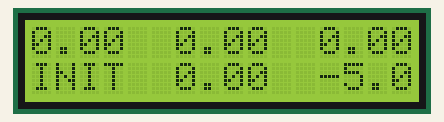
The sketch below on a simulated Arduino Uno, built with avr-gcc and run on an emulated ATmega328P. On the bench: 16×2 character LCD.

Above: at 0.21 s.
At 4.74 s:
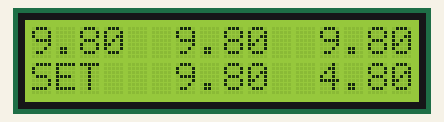
At 9.27 s:
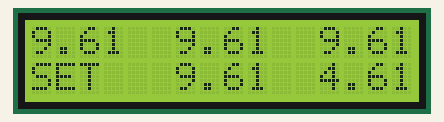
At 20.15 s:
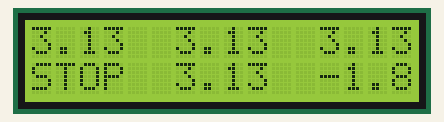
At 30.73 s:
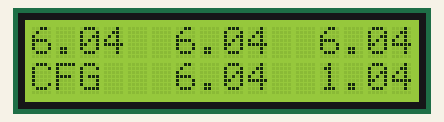
At 39.79 s:
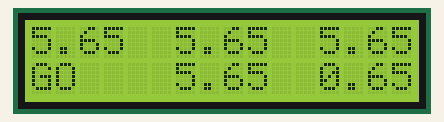

The sketch:

TestLCD.ino
```cpp
/*
 * TestLCD
 *
 * Test the LCD within the CrazyCars Prototype Board
 * @author: Bernhard Wallisch
 *
 * LCD-Test sample is derived from https://funduino.de/nr-13-lcd-display
 * Wiring see TestLCD_Wiring.png:
 */

#include <LiquidCrystal.h>

LiquidCrystal lcd(13, 12, 5, 4, 3, 2);
float counter = 0.0;

void setup()
{
  lcd.begin(16, 2); // 16 columns in 2 rows
}

void loop()
{
  lcd.setCursor(0, 0);
  lcd.print(String(counter, 2)); // will be left distance; 2 decimal places

  lcd.setCursor(6, 0);
  lcd.print(String(counter, 2)); // will be center distance; 2 decimal places

  lcd.setCursor(12, 0);
  lcd.print(String(counter, 2)); // will be right distance; 2 decimal places

  lcd.setCursor(0, 1);  // will be car mode
  if( counter < 2.0 )
    lcd.print("INIT");
  else if (counter < 4.0 )
    lcd.print("STOP");
  else if (counter < 6.0 )
    lcd.print("GO  ");
  else if (counter < 8.0 )
    lcd.print("CFG ");
  else
    lcd.print("SET ");

  lcd.setCursor(6, 1);
  lcd.print(String(counter, 2)); // will be rear distance; 2 decimal places

  lcd.setCursor(12, 1);
  lcd.print(String(counter-5.0, 2)); // will be steering; 2 decimal places


  counter += 0.01;
  if( counter >= 10.0 )
    counter = 0.0;
}
```
